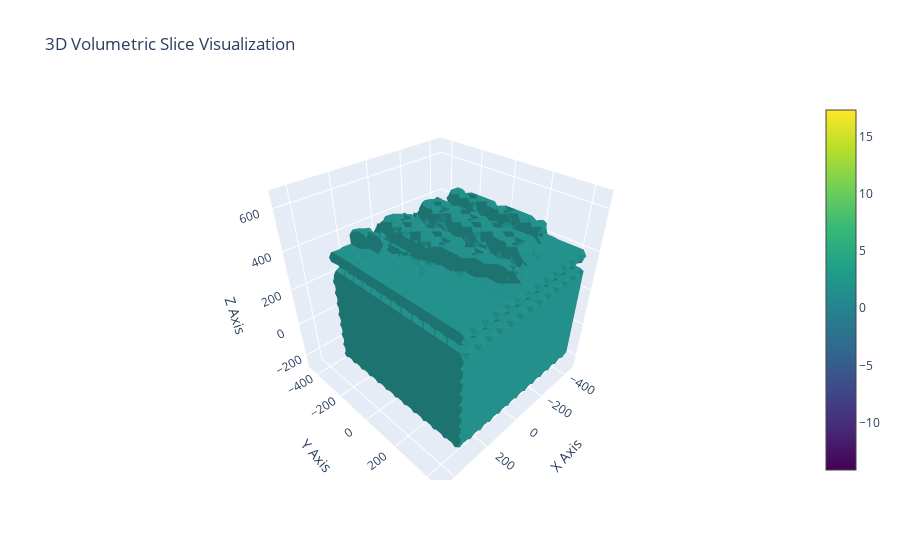

Source (notebook cell):
### Code cell
fig = go.Figure(data=go.Isosurface(
    x=df.x,
    y=df.y,
    z=df.z,
    value=df.value,
    surface_count=1,
    # slices= {
    #     'x': {'show': True, 'locations': [df.x.max()/2]},
    #     'y': {'show': True, 'locations': [df.y.max()/2]},
    #     'z': {'show': True, 'locations': [df.z.max()/2]}
    # },
    caps=dict(x_show=False, y_show=False, z_show=False),
    colorscale='Viridis',
    # opacity=0.6
))

# Add axis labels and title
fig.update_layout(
    title='3D Volumetric Slice Visualization',
    scene=dict(
        xaxis_title='X Axis',
        yaxis_title='Y Axis',
        zaxis_title='Z Axis'
    )
)
fig.show()

### Figure 1 — Plotly figure (JSON) as saved in the notebook; plotly's stock layout.template omitted (floating-point values rounded to 4 significant figures; data arrays with more than 128 entries replaced by an {"elided": "..."} marker saying what was removed)
{"data": [{"caps": {"x": {"show": false}, "y": {"show": false}, "z": {"show": false}}, "colorscale": [[0, "#440154"], [0.1111, "#482878"], [0.2222, "#3e4989"], [0.3333, "#31688e"], [0.4444, "#26828e"], [0.5556, "#1f9e89"], [0.6667, "#35b779"], [0.7778, "#6ece58"], [0.8889, "#b5de2b"], [1, "#fde725"]], "surface": {"count": 1}, "type": "isosurface", "value": {"elided": "27000 float values"}, "x": {"elided": "27000 float values"}, "y": {"elided": "27000 float values"}, "z": {"elided": "27000 float values"}}], "layout": {"scene": {"xaxis": {"title": {"text": "X Axis"}}, "yaxis": {"title": {"text": "Y Axis"}}, "zaxis": {"title": {"text": "Z Axis"}}}, "title": {"text": "3D Volumetric Slice Visualization"}}}
